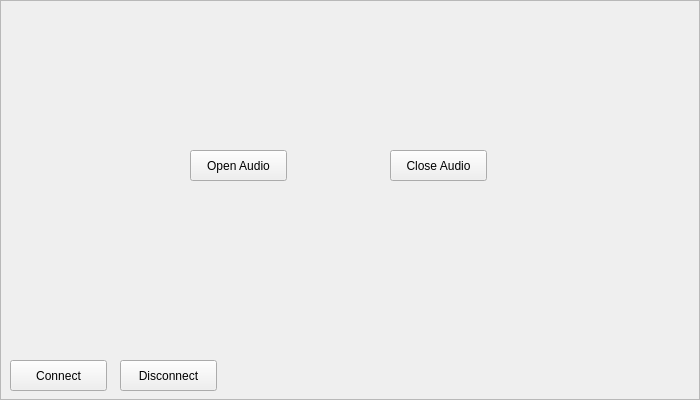
  <widget class="QFrame" name="deviceHFAGFrame">
   <property name="geometry">
    <rect>
     <x>90</x>
     <y>10</y>
     <width>700</width>
     <height>400</height>
    </rect>
   </property>
   <property name="autoFillBackground">
    <bool>true</bool>
   </property>
   <property name="frameShape">
    <enum>QFrame::StyledPanel</enum>
   </property>
   <property name="frameShadow">
    <enum>QFrame::Raised</enum>
   </property>
   <widget class="QPushButton" name="btnConnectAG">
    <property name="geometry">
     <rect>
      <x>10</x>
      <y>360</y>
      <width>97</width>
      <height>31</height>
     </rect>
    </property>
    <property name="text">
     <string>Connect</string>
    </property>
   </widget>
   <widget class="QPushButton" name="btnDisconnectAG">
    <property name="geometry">
     <rect>
      <x>120</x>
      <y>360</y>
      <width>97</width>
      <height>31</height>
     </rect>
    </property>
    <property name="text">
     <string>Disconnect</string>
    </property>
   </widget>
   <widget class="QPushButton" name="btnOpenAudio">
    <property name="geometry">
     <rect>
      <x>190</x>
      <y>150</y>
      <width>97</width>
      <height>31</height>
     </rect>
    </property>
    <property name="text">
     <string>Open Audio</string>
    </property>
   </widget>
   <widget class="QPushButton" name="btnCloseAudio">
    <property name="geometry">
     <rect>
      <x>390</x>
      <y>150</y>
      <width>97</width>
      <height>31</height>
     </rect>
    </property>
    <property name="text">
     <string>Close Audio</string>
    </property>
   </widget>
  </widget>
